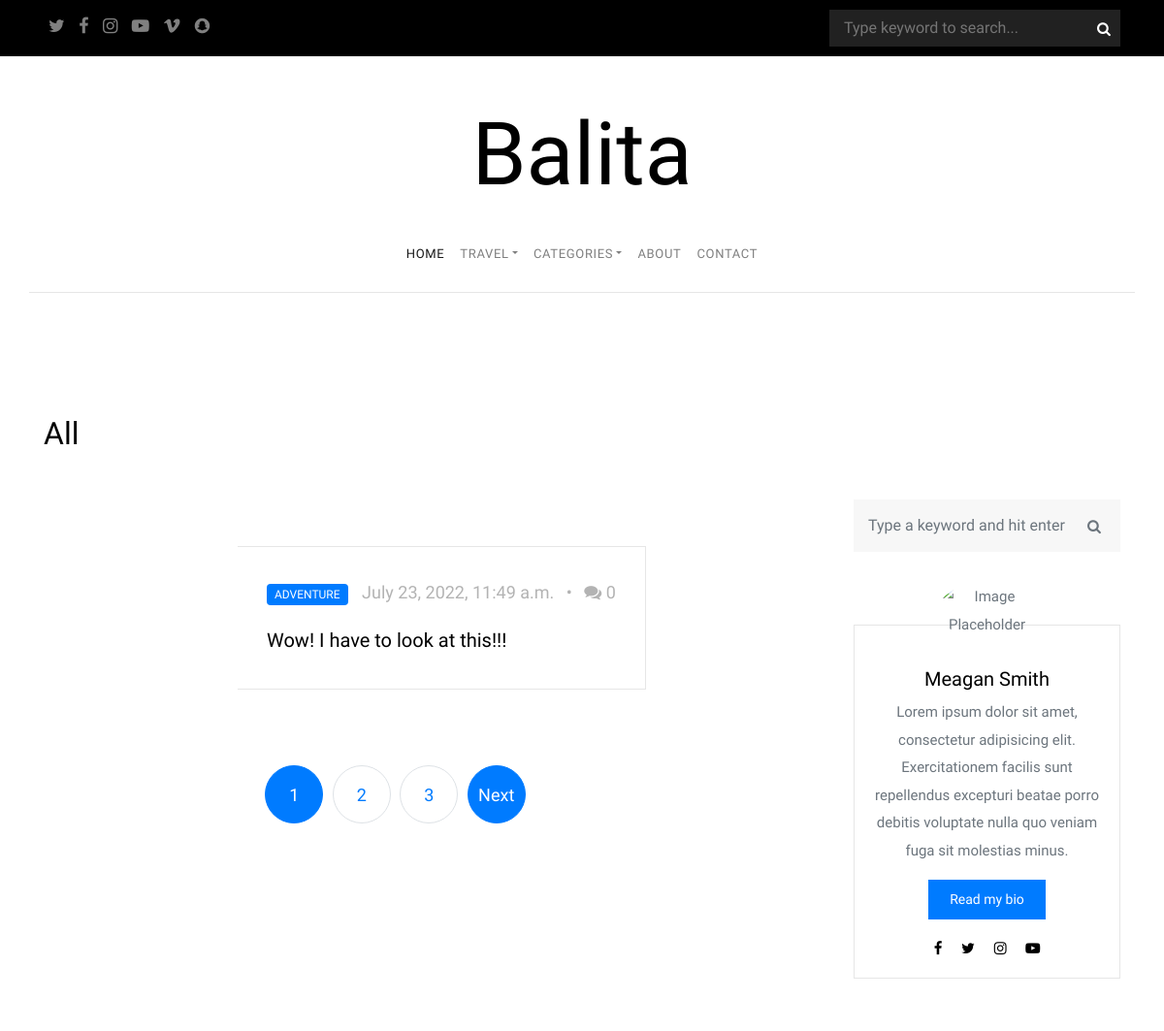
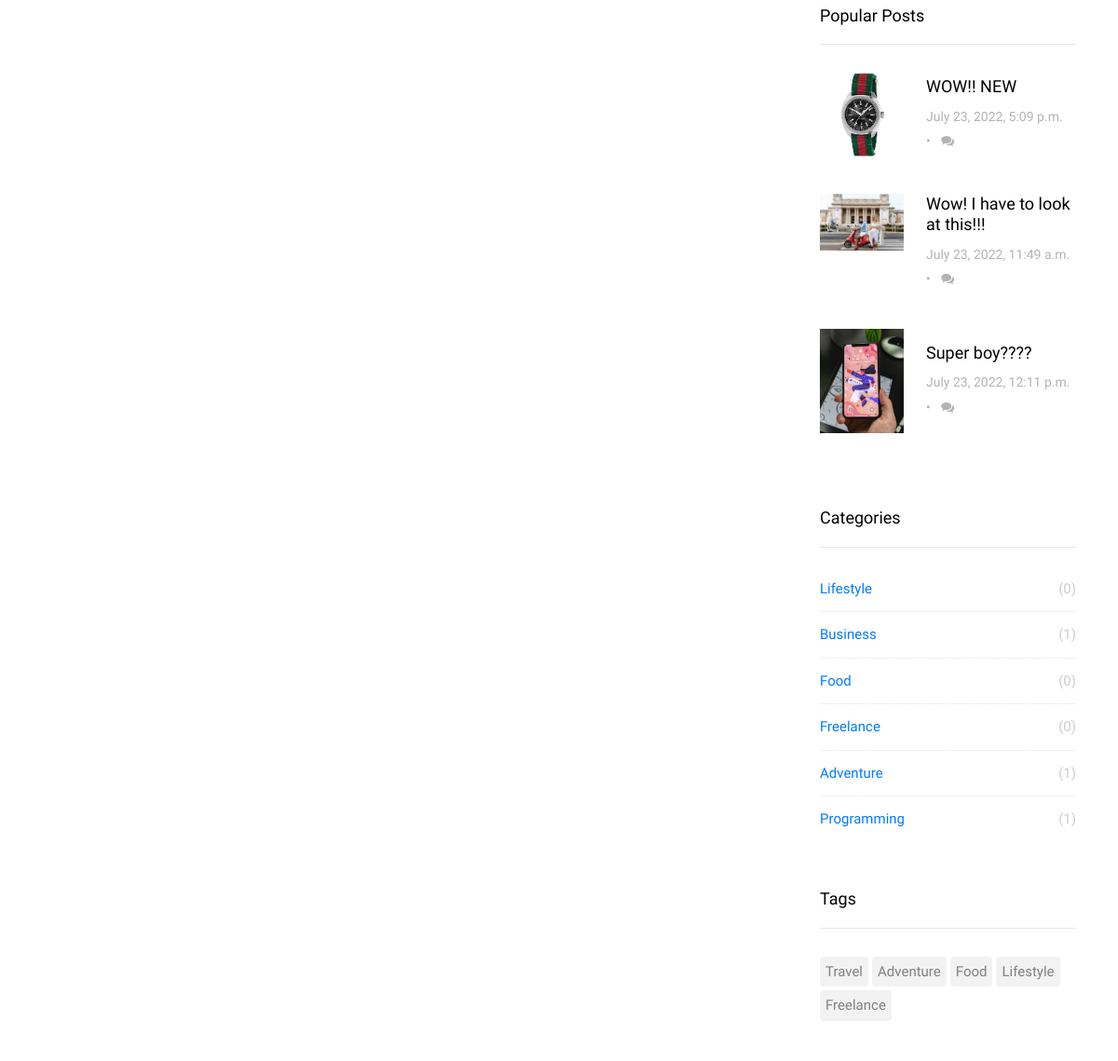
Before: /region/ (upper part) with the older database file (2 pictures, top to bottom).
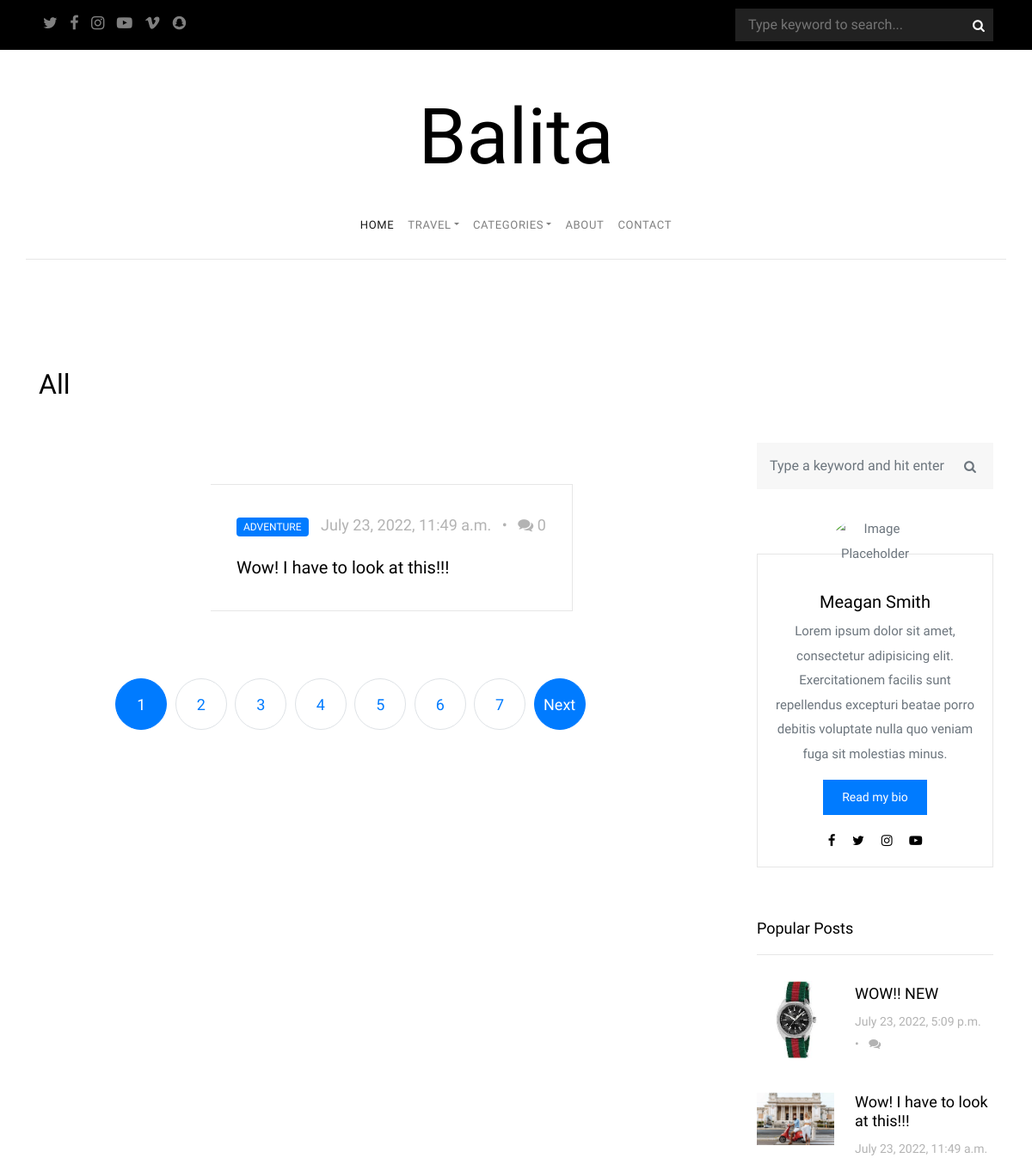
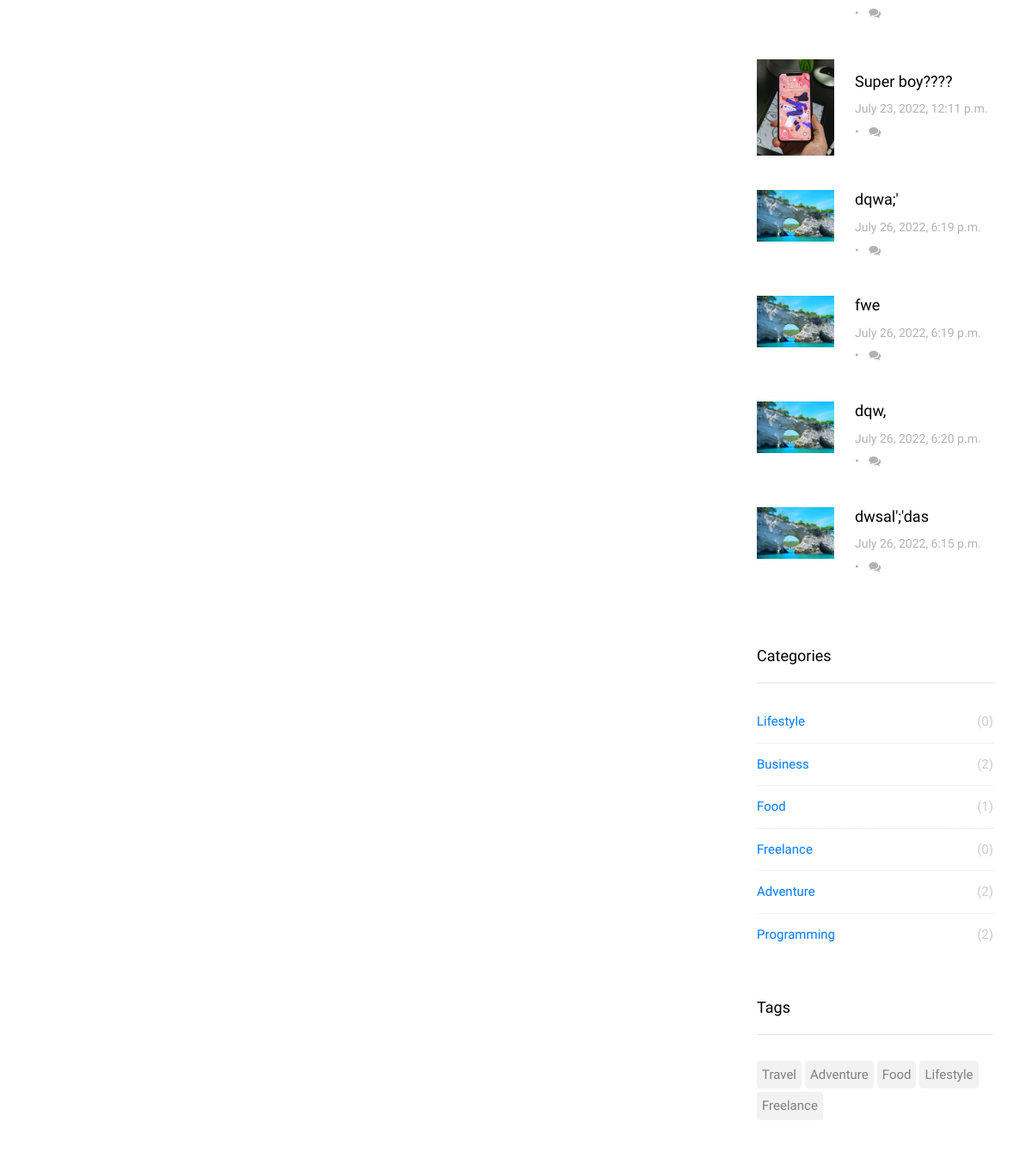
After: the same page with the newer database file (2 pictures, top to bottom).
### home/models.py (models this page shows, shortened)
class Articles(models.Model):
    author = models.ForeignKey(Authors, on_delete=models.SET_NULL, null=True)
    title = models.CharField(max_length=150)
    subtitle = models.TextField(max_length=300)
    content = models.TextField()
    preview_image = models.ImageField(upload_to='preview_articles', null=True)
    image = models.ImageField(upload_to='articles', null=True)
    tags = models.ManyToManyField(Tags)
    region = models.ForeignKey(Regions,on_delete=models.CASCADE, null=True)
    category = models.ForeignKey(Categories, on_delete=models.CASCADE)
    slug = models.SlugField(blank=True, unique=True)
    is_published = models.BooleanField(default=True)
    views = models.IntegerField(null=True, default=0)
    created_at = models.DateTimeField(auto_now_add=True)

class Categories(models.Model):
    name = models.CharField(max_length=150)
    def __str__(self):
        return self.name

class Tags(models.Model):
    name = models.CharField(max_length=150)

### home/views.py (the view)
# urls.py: path('region/', regions),
def regions(request):
    ctx = {}
    ctx = header_maker(ctx)
    reg = request.GET.get('region')
    ctx = give_articles(Articles.objects.filter(is_published=True).order_by('-views'), 15, 'popular_posts',ctx)
    if reg:
        reg_obj = Regions.objects.get(name=reg)
        articles = Articles.objects.filter(region=reg_obj)
        ctx = footer_maker(ctx, articles)
        ctx['cat_name'] = 'Region: ' + reg
        ctx = give_articles(articles, 8, 'row_1_articles', ctx)
    else:
        articles = Articles.objects.filter(is_published=True)
        ctx = give_articles(articles, 15, 'row_1_articles', ctx)
        ctx['cat_name'] = 'All'
    for i in articles:
        com_num = len(Comments.objects.filter(article=i))
        i.com_num = com_num
    ctx = give_articles(articles, 3, 'hor_articles', ctx)
    ctx = get_cat_num(ctx)
    tags = Tags.objects.all()
    ctx['tags'] = tags
    p = Paginator(articles, 1)
    page = request.GET.get('page')
    posts_ = p.get_page(page)
    ctx['p'] = p
    ctx['posts'] = posts_
    return render(request, 'regions.html', ctx)

### home/views.py (called while the page is built)
def header_maker(ctx: dict):
    regions = Regions.objects.all()
    ctx['regions'] = regions
    cats = Categories.objects.all()
    ctx['cats'] = cats
    return ctx

def give_articles(articles, num, name, ctx):
    if len(articles) > num:
        ctx[name] = articles[:num]
        articles = articles[num:]
    else:
        ctx[name] = articles[:num]
    return ctx

def get_cat_num(ctx: dict):
    cats = Categories.objects.all()
    for i in cats:
        num = len(Articles.objects.filter(category=i))
        i.num = num
    ctx['cats'] = cats
    return ctx

### templates/regions.html (shortened to what this page needs)
{% extends 'base.html' %}
{% load static %}
{% block content %}
<section class="site-section">
<div class="container">
<div class="row mb-4">
<div class="col-md-6">
<h2 class="mb-4">{{cat_name}}</h2>
</div>
</div>
<div class="row blog-entries">
<div class="col-md-12 col-lg-8 main-content">
<div class="row mb-5 mt-5">
<div class="col-md-12">
{% for article in posts %}
<div class="post-entry-horzontal">
<a href="/blog-single/{{article.slug}}/">
<span class="text">
<div class="post-meta">
<span class="category">{{article.category}}</span>
<span class="mr-2">{{article.created_at}} </span> &bullet;
<span class="ml-2"><span class="fa fa-comments"></span> {{article.com_num}}</span>
</div>
<h2>{{article.title}}</h2>
</span>
</a>
</div>
{% endfor %}
</div>
</div>
<div class="row">
<div class="col-md-12 text-center">
                            <nav aria-label="Page navigation" class="text-center">
                                <ul class="pagination">
                                    {% for i in p.page_range %}
                                        {% if posts.number == i %}
                                            <li class="page-item active"><a class="page-link"
                                                                            href="?page={{ i }}">{{ i }}</a></li>
                                        {% else %}
                                            <li class="page-item"><a class="page-link"
                                                                            href="?page={{ i }}">{{ i }}</a></li>
                                        {% endif %}
                                    {% endfor %}
                                    {% if posts.has_next %}
                                        <li class="page-item  active"><a class="page-link"
                                                                         href="?page={{ posts.next_page_number }}">Next</a>
                                        </li>
                                    {% endif %}
                                </ul>
                            </nav>
                        </div>
</div>
</div>
<div class="col-md-12 col-lg-4 sidebar">
<div class="sidebar-box search-form-wrap">
<form action="#" class="search-form">
<div class="form-group">
<span class="icon fa fa-search"></span>
<input type="text" class="form-control" id="s" placeholder="Type a keyword and hit enter">
</div>
</form>
</div>
<div class="sidebar-box">
<div class="bio text-center">
<img src="images/xperson_1.jpg.pagespeed.ic.n01-szf7gg.jpg" alt="Image Placeholder" class="img-fluid">
<div class="bio-body">
<h2>Meagan Smith</h2>
<p>Lorem ipsum dolor sit amet, consectetur adipisicing elit. Exercitationem facilis sunt repellendus excepturi beatae porro debitis voluptate nulla quo veniam fuga sit molestias minus.</p>
<p><a href="#" class="btn btn-primary btn-sm">Read my bio</a></p>
<p class="social">
<a href="#" class="p-2"><span class="fa fa-facebook"></span></a>
<a href="#" class="p-2"><span class="fa fa-twitter"></span></a>
<a href="#" class="p-2"><span class="fa fa-instagram"></span></a>
<a href="#" class="p-2"><span class="fa fa-youtube-play"></span></a>
</p>
</div>
</div>
</div>
<div class="sidebar-box">
<h3 class="heading">Popular Posts</h3>
<div class="post-entry-sidebar">
<ul>
{% for article in popular_posts %}
                            <li>
                                <a href="">
                                    <img src="{{article.preview_image.url}}" alt="Image placeholder"
                                         class="mr-4" data-pagespeed-url-hash="392048005"
                                         onload="pagespeed.CriticalImages.checkImageForCriticality(this);">
                                    <div class="text">
                                        <h4>{{article.title}}</h4>
                                        <div class="post-meta">
                                            <span class="mr-2">{{article.created_at}} </span> &bullet;
                                            <span class="ml-2"><span class="fa fa-comments"></span> {{article.com_num}}</span>
                                        </div>
                                    </div>
                                </a>
                            </li>
                        {% endfor %}
</ul>
</div>
</div>
<div class="sidebar-box">
<h3 class="heading">Categories</h3>
<ul class="categories">
{% for cat in cats %}
                        <li><a href="/category/?name={{cat.name}}">{{ cat.name }} <span>({{ cat.num }})</span></a></li>
                        {% endfor %}
</ul>
</div>
<div class="sidebar-box">
<h3 class="heading">Tags</h3>
<ul class="tags">
{% for tag in tags %}
                        <li><a href="#">{{ tag.name }}</a></li>
                        {% endfor %}
</ul>
</div>
</div>
</div>
</div>
</section>
{% endblock %}

### templates/base.html (shortened to what this page needs)
<!doctype html>
{% load static %}
<html lang="en">
<head>
    <link rel="stylesheet"
          href="{% static 'a.css' %}"/>
</head>
<body>
<header role="banner">
    <div class="top-bar">
        <div class="container">
            <div class="row">
                <div class="col-9 social">
                    <a href="#"><span class="fa fa-twitter"></span></a>
                    <a href="#"><span class="fa fa-facebook"></span></a>
                    <a href="#"><span class="fa fa-instagram"></span></a>
                    <a href="#"><span class="fa fa-youtube-play"></span></a>
                    <a href="#"><span class="fa fa-vimeo"></span></a>
                    <a href="#"><span class="fa fa-snapchat"></span></a>
                </div>
                <div class="col-3 search-top">
                    <form action="/search/" class="search-top-form" method="post">
                        <span class="icon fa fa-search"></span>
                        <input type="text" id="s" placeholder="Type keyword to search..." name="q">
                    </form>
                </div>
            </div>
        </div>
    </div>
    <div class="container logo-wrap">
        <div class="row pt-5">
            <div class="col-12 text-center">
                <h1 class="site-logo"><a href="index-2.html">Balita</a></h1>
            </div>
        </div>
    </div>
    <nav class="navbar navbar-expand-md  navbar-light bg-light">
        <div class="container">
            <div class="collapse navbar-collapse" id="navbarMenu">
                <ul class="navbar-nav mx-auto">
                    <li class="nav-item">
                        <a class="nav-link active" href="/">Home</a>
                    </li>
                    <li class="nav-item dropdown">
                        <a class="nav-link dropdown-toggle" href="category.html" id="dropdown04" data-toggle="dropdown"
                           aria-haspopup="true" aria-expanded="false">Travel</a>
                    </li>
                    <li class="nav-item dropdown">
                        <a class="nav-link dropdown-toggle" href="category.html" id="dropdown05" data-toggle="dropdown"
                           aria-haspopup="true" aria-expanded="false">Categories</a>
                    </li>
                    <li class="nav-item">
                        <a class="nav-link" href="/about/">About</a>
                    </li>
                    <li class="nav-item">
                        <a class="nav-link" href="/contact/">Contact</a>
                    </li>
                </ul>
            </div>
        </div
    </nav>
</header>
{% block content %}
{% endblock %}
</body>
</html>

Changed rows visible on the page:
added Articles: preview_image (picture), title "dqwa;'", created_at "July 26, 2022, 6:19 p.m.", shown under "Popular Posts"
added Articles: preview_image (picture), title "fwe", created_at "July 26, 2022, 6:19 p.m.", shown under "Popular Posts"
added Articles: preview_image (picture), title "dqw,", created_at "July 26, 2022, 6:20 p.m.", shown under "Popular Posts"
added Articles: preview_image (picture), title "dwsal';'das", created_at "July 26, 2022, 6:15 p.m.", shown under "Popular Posts"
computed for Categories "Business": num "1" → "2"
computed for Categories "Food": num "0" → "1"
computed for Categories "Adventure": num "1" → "2"
computed for Categories "Programming": num "1" → "2"
Other visible differences:
new list line: "4"
new list line: "5"
new list line: "6"
new list line: "7"
